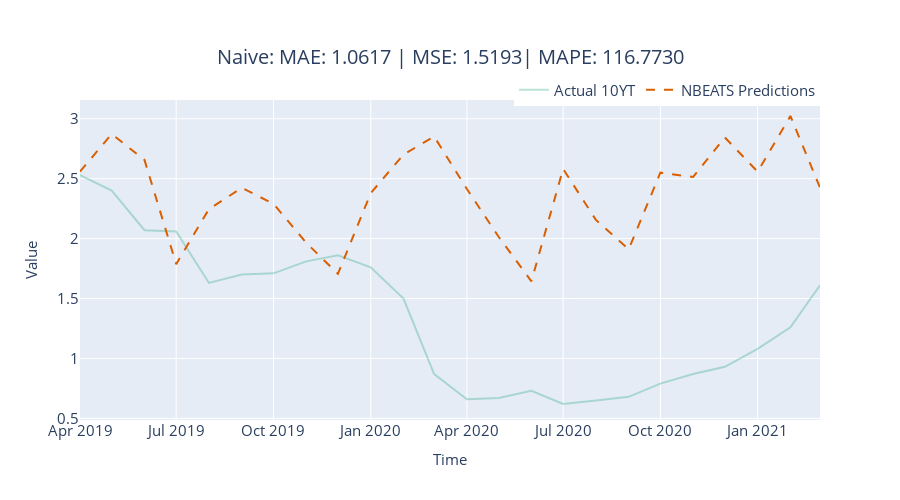

This figure's notebook cell:
### Markdown cell above
# N-BEATS

### Code cell
# initialize model 
model = NBEATSModel(
    input_chunk_length=look_back,
    output_chunk_length=horizon,
    n_epochs=10,
    activation='LeakyReLU',
    batch_size=64,
)

# fit model on training data 
model.fit(train_targ_sc, past_covariates=train_past_cov_sc)

# predict on validation data 
pred_sc = model.predict(horizon, series=val_targ_sc[:-horizon], past_covariates=val_past_cov_sc[:-horizon])

# evaluation
pred = targ_scaler.inverse_transform(pred_sc)
metrics = eval_model(pred, val_targ[-horizon:], 'NBEATS Regression')
metric_record.append(metrics)

y_pred = format_y_pred(pred, "nb_predictions")
pred_df = pred_df.join(y_pred)

fig = plot_forecast(pred_df, forecast_columns=["nb_predictions"], forecast_display_names=['NBEATS Predictions'])
fig = format_plot(fig, title=f"Naive: MAE: {metrics['MAE']:.4f} | MSE: {metrics['MSE']:.4f}| MAPE: {metrics['MAPE']:.4f}")
fig.show()

### Figure 1 — Plotly figure (JSON) as saved in the notebook; plotly's stock layout.template omitted (floating-point values rounded to 4 significant figures)
{"data": [{"line": {"color": "rgba(27,158,119, 0.3)"}, "mode": "lines", "name": "Actual 10YT", "type": "scatter", "x": ["2019-04-01T00:00:00", "2019-05-01T00:00:00", "2019-06-01T00:00:00", "2019-07-01T00:00:00", "2019-08-01T00:00:00", "2019-09-01T00:00:00", "2019-10-01T00:00:00", "2019-11-01T00:00:00", "2019-12-01T00:00:00", "2020-01-01T00:00:00", "2020-02-01T00:00:00", "2020-03-01T00:00:00", "2020-04-01T00:00:00", "2020-05-01T00:00:00", "2020-06-01T00:00:00", "2020-07-01T00:00:00", "2020-08-01T00:00:00", "2020-09-01T00:00:00", "2020-10-01T00:00:00", "2020-11-01T00:00:00", "2020-12-01T00:00:00", "2021-01-01T00:00:00", "2021-02-01T00:00:00", "2021-03-01T00:00:00"], "y": [2.53, 2.4, 2.07, 2.06, 1.63, 1.7, 1.71, 1.81, 1.86, 1.76, 1.5, 0.87, 0.66, 0.67, 0.73, 0.62, 0.65, 0.68, 0.79, 0.87, 0.93, 1.08, 1.26, 1.61]}, {"line": {"color": "rgba(217,95,2, 1)", "dash": "dash"}, "mode": "lines", "name": "NBEATS Predictions", "type": "scatter", "x": ["2019-04-01T00:00:00", "2019-05-01T00:00:00", "2019-06-01T00:00:00", "2019-07-01T00:00:00", "2019-08-01T00:00:00", "2019-09-01T00:00:00", "2019-10-01T00:00:00", "2019-11-01T00:00:00", "2019-12-01T00:00:00", "2020-01-01T00:00:00", "2020-02-01T00:00:00", "2020-03-01T00:00:00", "2020-04-01T00:00:00", "2020-05-01T00:00:00", "2020-06-01T00:00:00", "2020-07-01T00:00:00", "2020-08-01T00:00:00", "2020-09-01T00:00:00", "2020-10-01T00:00:00", "2020-11-01T00:00:00", "2020-12-01T00:00:00", "2021-01-01T00:00:00", "2021-02-01T00:00:00", "2021-03-01T00:00:00"], "y": [2.559, 2.873, 2.656, 1.787, 2.246, 2.424, 2.291, 1.965, 1.706, 2.379, 2.701, 2.852, 2.414, 2.015, 1.644, 2.582, 2.156, 1.91, 2.55, 2.514, 2.845, 2.558, 3.023, 2.426]}], "layout": {"autosize": false, "height": 500, "legend": {"font": {"size": 15}, "orientation": "h", "title": {}, "x": 1, "xanchor": "right", "y": 0.98, "yanchor": "bottom"}, "title": {"font": {"size": 20}, "text": "Naive: MAE: 1.0617 | MSE: 1.5193| MAPE: 116.7730", "x": 0.5, "xanchor": "center", "yanchor": "top"}, "width": 900, "xaxis": {"autorange": true, "range": ["2019-04-01", "2021-03-01"], "tickfont": {"size": 15}, "title": {"font": {"size": 15}, "text": "Time"}, "type": "date"}, "yaxis": {"autorange": true, "range": [0.4865, 3.157], "tickfont": {"size": 15}, "title": {"font": {"size": 15}, "text": "Value"}, "type": "linear"}}}
